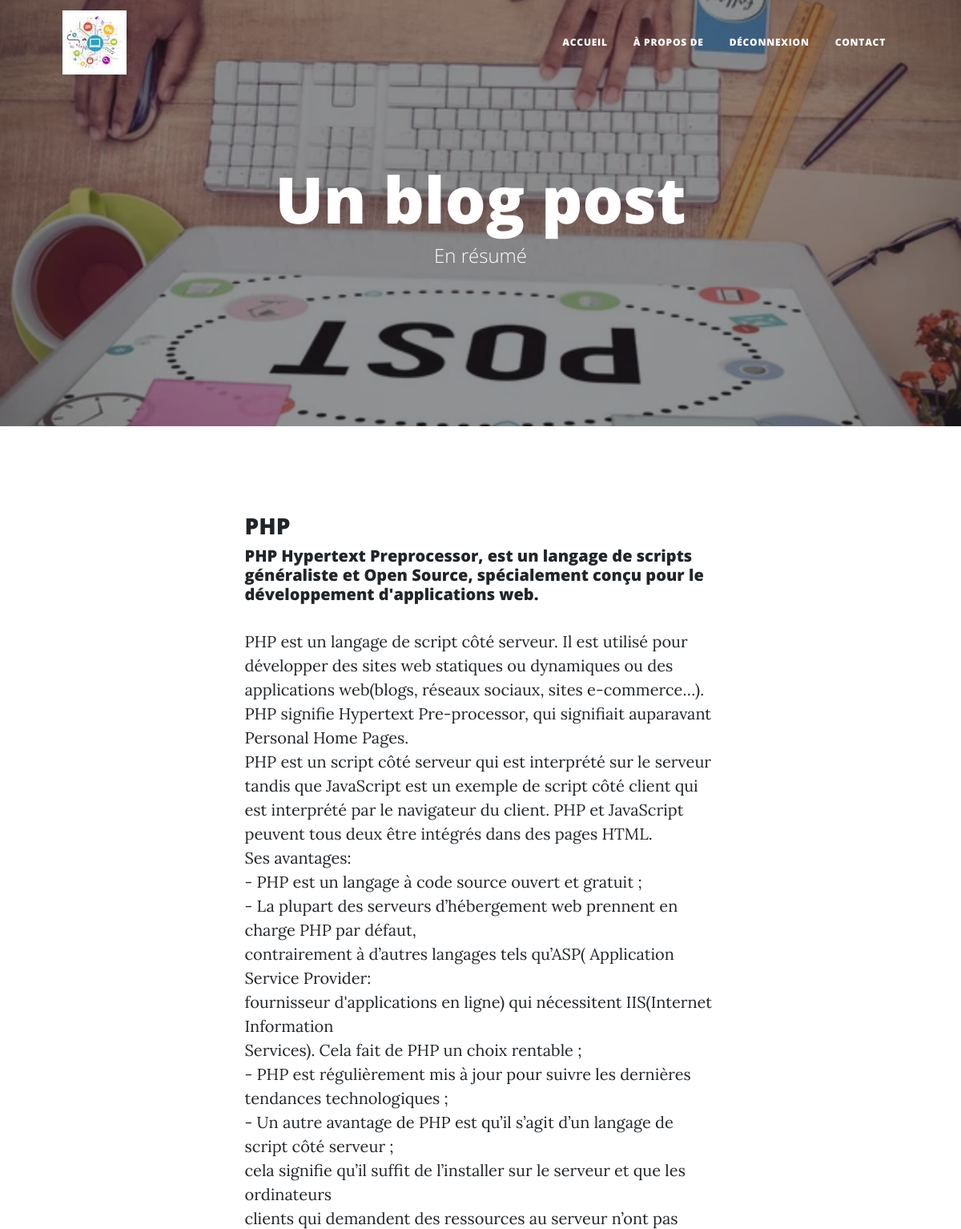
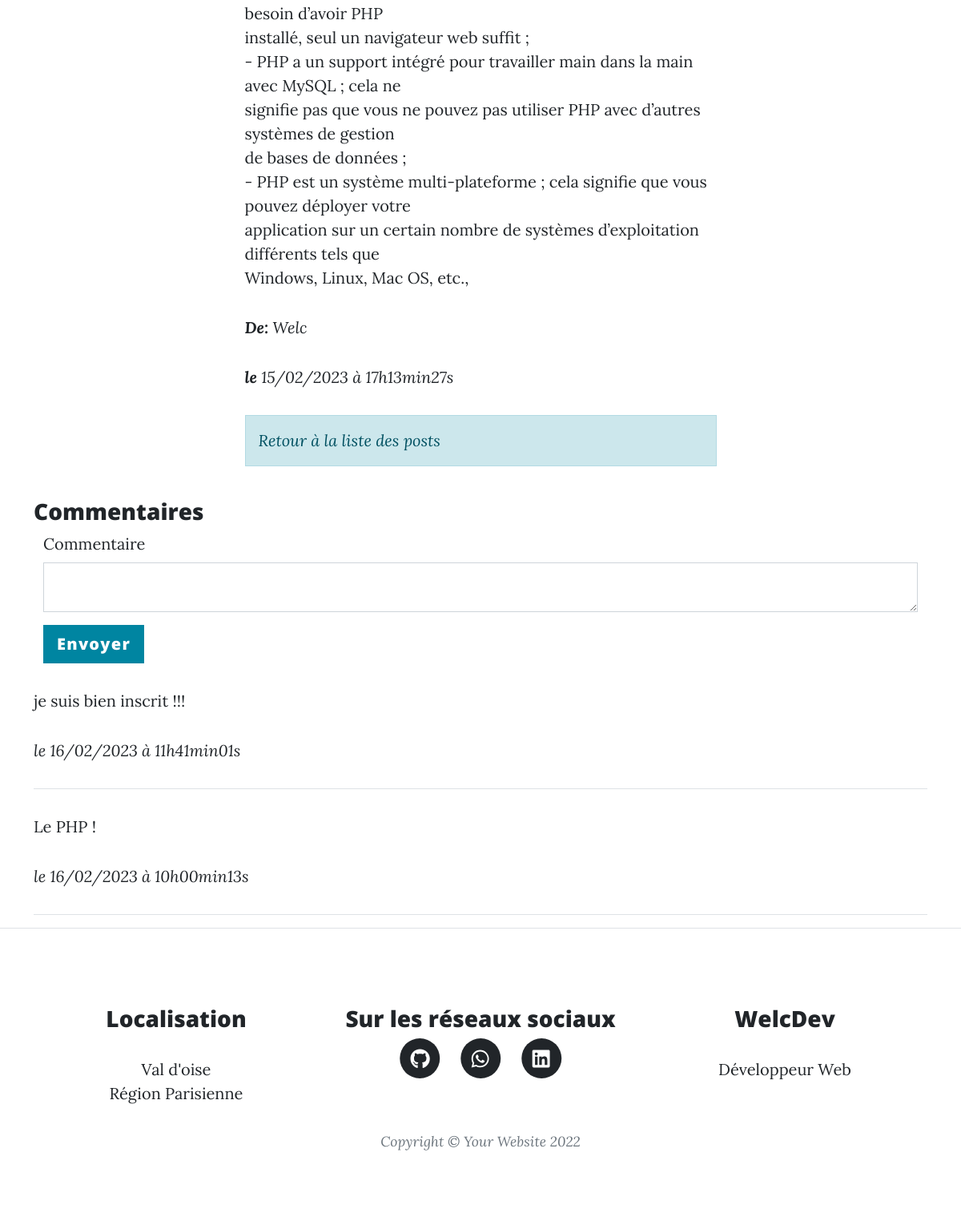
/index.php?action=post&id=1 (signed in), run on the app's committed database (2 pictures, top to bottom).
### tables this page shows
CREATE TABLE `posts` (
  `id` int(11) NOT NULL,
  `title` varchar(70) DEFAULT NULL,
  `chapo` text,
  `content` longtext,
  `author` varchar(100) NOT NULL,
  `creation_date` datetime DEFAULT CURRENT_TIMESTAMP,
  `users_id` int(11) NOT NULL
);

CREATE TABLE `comments` (
  `id` int(11) NOT NULL,
  `comment` longtext,
  `comment_date` datetime DEFAULT CURRENT_TIMESTAMP,
  `valide` tinyint(4) DEFAULT NULL,
  `users_id` int(11) NOT NULL,
  `posts_id` int(11) NOT NULL
);

### src/controllers/Post.php (called while the page is built, shortened)
<?php
class Post
{
    public function showPost(string $identifier)
    {
        $connection = new DatabaseConnection();
        $postRepository = new PostRepository();
        $postRepository->connection = $connection;
        $post = $postRepository->getPost($identifier);
        $commentRepository = new CommentRepository();
        $commentRepository->connection = $connection;
        $comments = $commentRepository->getComments($identifier);
        require('templates/post.php');
    }
}

### src/model/PostRepository.php (called while the page is built, shortened)
<?php
class PostRepository
{
    public DatabaseConnection $connection;
    public function getPost(string $identifier): Post
    {
        $statement = $this->connection->getConnection()->prepare(
            "SELECT id, title, chapo, content, author, DATE_FORMAT(creation_date, '%d/%m/%Y à %Hh%imin%ss') AS
french_creation_date FROM posts WHERE id = ?"
        );
        $statement->execute([$identifier]);
        $row = $statement->fetch();
        $post = new Post();
        $post->title = $row['title'];
        $post->chapo = $row['chapo'];
        $post->frenchCreationDate = $row['french_creation_date'];
        $post->content = $row['content'];
        $post->author = $row['author'];
        $post->identifier = $row['id'];
        return $post;
    }
}

### src/lib/DatabaseConnection.php (called while the page is built, shortened)
<?php
class DatabaseConnection
{
    public ?\PDO $database = null;
    public function getConnection(): \PDO
    {
        if ($this->database === null) {
            $this->database = new \PDO('mysql:host=localhost;dbname=projet_5;charset=utf8', 'root', 'root');
            $this->database->setAttribute(\PDO::ATTR_ERRMODE, \PDO::ERRMODE_EXCEPTION);
        }
        return $this->database;
    }
}

### src/model/CommentRepository.php (called while the page is built, shortened)
<?php
class CommentRepository
{
    public DatabaseConnection $connection;
    public function getComments(string $post): array
    {
        $statement = $this->connection->getConnection()->prepare(
            "SELECT id, comment, DATE_FORMAT(comment_date, '%d/%m/%Y à %Hh%imin%ss') AS
            french_creation_date, posts_id FROM comments WHERE posts_id = ? AND valide = 1 ORDER BY comment_date DESC"
        );
        $statement->execute([$post]);
        $comments = [];
        while (($row = $statement->fetch())) {
            $comment = new Comment();
            $comment->identifier = $row['id'];
            $comment->frenchCreationDate = $row['french_creation_date'];
            $comment->comment = $row['comment'];
            $comment->post = $row['posts_id'];
            $comments[] = $comment;
        }
        return $comments;
    }
}

### templates/post.php (the view, shortened to what this page needs)
<body>
    <header class="masthead" style="background-image: url('templates/assets/img/post.jpg')">
        <div class="container position-relative px-4 px-lg-5">
            <div class="row gx-4 gx-lg-5 justify-content-center">
                <div class="col-md-10 col-lg-8 col-xl-7">
                    <div class="site-heading">
                        <h1>Un blog post</h1>
                        <span class="subheading">En résumé</span>
                    </div>
                </div>
            </div>
        </div>
    </header>
    <article class="mb-4">
        <div class="container px-4 px-lg-5">
            <div class="row gx-4 gx-lg-5 justify-content-center">
                <div class="col-md-10 col-lg-8 col-xl-7">
                    <br /><br />
                    <h3>
                        <?= htmlspecialchars($post->title) ?>
                    </h3>
                    <h5>
                        <?= nl2br(htmlspecialchars($post->chapo)) ?>
                    </h5>
                    <p>
                        <?= nl2br(htmlspecialchars($post->content)) ?>
                    </p>
                    <p>
                        <em><strong>De:</strong> <?= nl2br(htmlspecialchars($post->author)) ?></em>
                    </p>
                    <p>
                        <em><strong>le</strong> <?= $post->frenchCreationDate; ?></em>
                    </p>
                    <em><a href="index.php"><p class="alert alert-primary">Retour à la liste des posts</p></a></em>
                </div>
            </div>
        </div>
    </article>
    <div class="container">
        <h3>Commentaires</h3>
        <?php if(isset($_SESSION['id'])) { ?>
        <form class="container" action="index.php?action=addComment&id=<?= $post->identifier ?>" method="post">
            <div class="mb-3">
                <label for="comment" class="form-label">Commentaire</label>
                <textarea class="form-control" name="comment"></textarea>
            </div>
            <button type="submit" class="btn btn-lg btn-primary" name="send">Envoyer</button>
        </form>
        <?php } else {?>
            <p class="msg_er">Connectez vous pour laisser un commentaire !</p>
        <?php } ?>
        <?php foreach ($comments as $comment) { ?>
        <p><?= htmlspecialchars($comment->comment) ?></p>
        <p><em>le <?= $comment->frenchCreationDate ?></em></p>
        <hr>
        <?php } ?>
        <?php require('layout.php') ?>
    <?php require('footer.php') ?>

### data on the page
posts: title "PHP", chapo "PHP Hypertext Preprocessor, est un langage de scripts généraliste et Open Source, spécialement conçu pour le développement d'applications web.", content "PHP est un langage de script côté serveur. Il est utilisé pour développer des sites web statiques ou dynamiques ou des applications web(blogs, réseaux sociaux, sites e-commerce…). PHP signifie Hypertext Pre-processor, qui signifiait auparavant Personal Home Pages. PHP est un script côté serveur qui est interprété sur le serveur tandis que JavaScript est un exemple de script côté client qui est interprété par le navigateur du client. PHP et JavaScript peuvent tous deux être intégrés dans des pages HTML. Ses avantages: - PHP est un langage à code source ouvert et gratuit ; - La plupart des serveurs d’hébergement web prennent en charge PHP par défaut, contrairement à d’autres langages tels…", author "Welc"
comments: comment "je suis bien inscrit !!!", frenchCreationDate "16/02/2023 à 11h41min01s"
comments: comment "Le PHP !", frenchCreationDate "16/02/2023 à 10h00min13s"

### other printed values
$post->frenchCreationDate "15/02/2023 à 17h13min27s"
